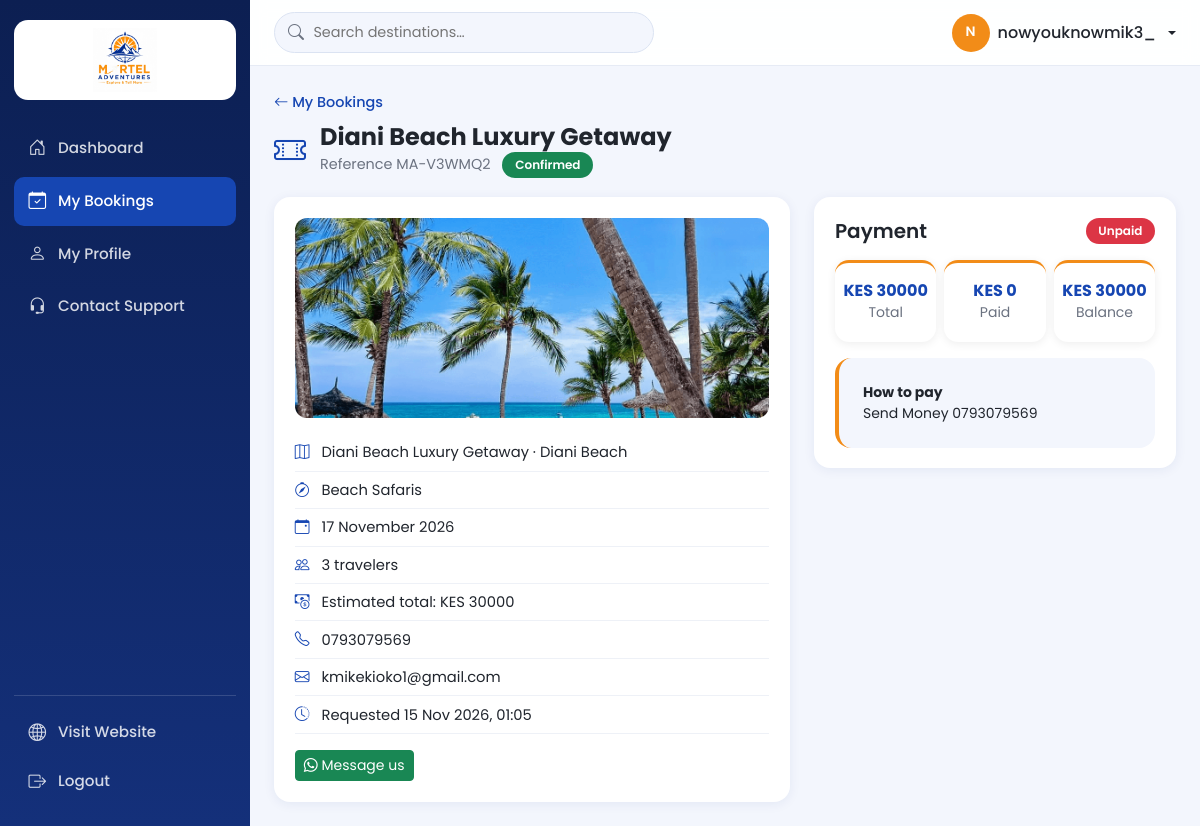
The page /accounts/bookings/MA-V3WMQ2/ (signed in) on the database its author committed.
### apps/bookings/models.py (models this page shows, shortened)
class Booking(models.Model):
    STATUS_CHOICES = [
        ('pending', 'Pending'),
        ('confirmed', 'Confirmed'),
        ('cancelled', 'Cancelled'),
        ('completed', 'Completed'),
    ]
    reference = models.CharField(max_length=12, unique=True, editable=False, blank=True)
    user = models.ForeignKey(settings.AUTH_USER_MODEL, null=True, blank=True,
                             on_delete=models.SET_NULL, related_name='bookings')
    package = models.ForeignKey('tours.Package', null=True, blank=True,
                                on_delete=models.SET_NULL, related_name='bookings')
    service = models.ForeignKey('tours.Service', null=True, blank=True, on_delete=models.SET_NULL)
    full_name = models.CharField(max_length=100)
    phone = models.CharField(max_length=30)
    email = models.EmailField(blank=True)
    travel_date = models.DateField()
    travelers = models.PositiveIntegerField(default=1)
    special_requests = models.TextField(blank=True)
    total_price = models.DecimalField(max_digits=12, decimal_places=2, null=True, blank=True,
                                      help_text='Estimated total (KES). You can adjust it after agreeing a final price.')
    status = models.CharField(max_length=10, choices=STATUS_CHOICES, default='pending')
    confirmed_at = models.DateTimeField(null=True, blank=True, editable=False)
    created_at = models.DateTimeField(auto_now_add=True)
    updated_at = models.DateTimeField(auto_now=True)
    class Meta:
        ordering = ['-created_at']
    @property
    def amount_paid(self):
        total = self.payments.filter(status='completed').aggregate(total=Sum('amount'))['total']
        return total or Decimal('0')
    @property
    def balance(self):
        if self.total_price is None:
            return None
        return self.total_price - self.amount_paid
    @property
    def payment_status(self):
        paid = self.amount_paid
        if paid <= 0:
            return 'unpaid'
        if self.total_price and paid >= self.total_price:
            return 'paid'
        return 'partial'
    @property
    def display_title(self):
        if self.package:
            return self.package.title
        if self.service:
            return self.service.name
        return 'Custom booking'
    @property
    def cover_image(self):
        if self.package and self.package.cover_image:
            return self.package.cover_image
        if self.service and self.service.image:
            return self.service.image
        return None

### apps/tours/models.py (models this page shows, shortened)
class Package(models.Model):
    title = models.CharField(max_length=150)
    slug = models.SlugField(unique=True)
    destination = models.ForeignKey(Destination, on_delete=models.CASCADE, related_name='packages')
    service = models.ForeignKey(Service, on_delete=models.SET_NULL, null=True, blank=True)
    description = models.TextField()
    duration_days = models.PositiveIntegerField(default=1)
    price = models.DecimalField(max_digits=10, decimal_places=2, help_text='Price per person (KES)')
    slots_available = models.PositiveIntegerField(default=0)
    is_available = models.BooleanField(default=True)
    is_featured = models.BooleanField(default=False)
    cover_image = models.ImageField(upload_to='packages/')

class Destination(models.Model):
    name = models.CharField(max_length=100)
    slug = models.SlugField(unique=True)
    region = models.CharField(max_length=100, blank=True)
    description = models.TextField()
    image = models.ImageField(upload_to='destinations/')
    is_featured = models.BooleanField(default=False)

class Service(models.Model):
    name = models.CharField(max_length=100)
    description = models.TextField()
    image = models.ImageField(upload_to='services/', blank=True)
    is_active = models.BooleanField(default=True)

### apps/accounts/views.py (the view)
# urls.py: path('bookings/<str:reference>/', views.booking_detail, name='booking_detail'),
@login_required
def booking_detail(request, reference):
    booking = get_object_or_404(Booking, reference=reference, user=request.user)
    return render(request, 'accounts/booking_detail.html', {'booking': booking})

### apps/core/context_processors.py (called while the page is built)
def site_info(request):
    return {
        'SITE': {
            'name': 'MORTEL ADVENTURES',
            'tagline': 'explore & tell more',
            'about': 'Your gateway to thrilling travel experiences, breathtaking destinations and unforgettable memories.',
            'phone1': '0791818170',
            'phone2': '0711191480',
            'email': 'morteladventures@gmail.com',
            'whatsapp': '254793079569',
            'address': '50504-00100',
            'hours': 'Mon–Sat: 8:00 AM – 6:00 PM',
            'map_query': 'Imara Daima, Nairobi, Kenya',
            'facebook': '#', 'instagram': '#', 'tiktok': '#',
            'payment_info': 'Send Money 0793079569',
        },
        'footer_services': Service.objects.filter(is_active=True)[:5],
    }

### apps/accounts/templates/accounts/booking_detail.html (shortened to what this page needs)
{% extends 'account_base.html' %}
{% block account_content %}
<a href="{% url 'accounts:bookings' %}" class="back-link"><i class="bi bi-arrow-left"></i> My Bookings</a>
<div class="acct-heading">
  <i class="bi bi-ticket-perforated"></i>
  <div>
    <h1>{{ booking.display_title }}</h1>
    <p>Reference {{ booking.reference }} <span class="status-pill status-{{ booking.status }} ms-2">{{ booking.get_status_display }}</span></p>
  </div>
</div>
<div class="row g-4">
  <div class="col-lg-7">
    <div class="acct-card">
      {% if booking.cover_image %}<img src="{{ booking.cover_image.url }}" alt="{{ booking.display_title }}" class="detail-banner">{% endif %}
      <ul class="meta-list">
        {% if booking.package %}<li><i class="bi bi-map"></i> {{ booking.package.title }} · {{ booking.package.destination.name }}</li>{% endif %}
        {% if booking.service %}<li><i class="bi bi-compass"></i> {{ booking.service.name }}</li>{% endif %}
        <li><i class="bi bi-calendar-event"></i> {{ booking.travel_date|date:"j F Y" }}</li>
        <li><i class="bi bi-people"></i> {{ booking.travelers }} traveler{{ booking.travelers|pluralize }}</li>
        {% if booking.total_price %}<li><i class="bi bi-cash-coin"></i> Estimated total: KES {{ booking.total_price|floatformat:0 }}</li>{% endif %}
        <li><i class="bi bi-telephone"></i> {{ booking.phone }}</li>
        {% if booking.email %}<li><i class="bi bi-envelope"></i> {{ booking.email }}</li>{% endif %}
        <li><i class="bi bi-clock-history"></i> Requested {{ booking.created_at|date:"j M Y, H:i" }}</li>
      </ul>
      <div class="d-flex gap-2 flex-wrap mt-3">
        <a href="https://wa.me/{{ SITE.whatsapp }}?text=Hello%2C%20my%20booking%20reference%20is%20{{ booking.reference }}"
           target="_blank" rel="noopener" class="btn btn-success btn-sm"><i class="bi bi-whatsapp"></i> Message us</a>
      </div>
    </div>
  </div>
  <div class="col-lg-5">
    <div class="acct-card">
      <div class="d-flex justify-content-between align-items-center mb-3">
        <h5 class="acct-card-title mb-0">Payment</h5>
        <span class="status-pill pay-{{ booking.payment_status }}">{{ booking.payment_status|title }}</span>
      </div>
      <div class="row g-2 text-center">
        <div class="col-4"><div class="stat-card"><h3 class="fs-6">{% if booking.total_price %}KES {{ booking.total_price|floatformat:0 }}{% else %}—{% endif %}</h3><small>Total</small></div></div>
        <div class="col-4"><div class="stat-card"><h3 class="fs-6">KES {{ booking.amount_paid|floatformat:0 }}</h3><small>Paid</small></div></div>
        <div class="col-4"><div class="stat-card"><h3 class="fs-6">{% if booking.balance is not None %}KES {{ booking.balance|floatformat:0 }}{% else %}—{% endif %}</h3><small>Balance</small></div></div>
      </div>
      {% if booking.status == 'confirmed' and booking.payment_status != 'paid' %}
      <div class="help-card mt-3 small"><strong>How to pay</strong><br>{{ SITE.payment_info }}</div>
      {% elif booking.status == 'pending' %}
      <p class="small text-muted mt-3 mb-0">We'll share payment details once your booking is confirmed.</p>
      {% endif %}
    </div>
  </div>
</div>
{% endblock %}

### templates/account_base.html (shortened to what this page needs)
{% load static %}
<!DOCTYPE html>
<html lang="en">
<head>
  <link href="https://cdn.jsdelivr.net/npm/bootstrap@5.3.3/dist/css/bootstrap.min.css" rel="stylesheet">
  <link href="https://cdn.jsdelivr.net/npm/bootstrap-icons@1.11.3/font/bootstrap-icons.min.css" rel="stylesheet">
  <link rel="stylesheet" href="{% static 'css/style.css' %}">
</head>
<body class="acct-body">
<aside class="acct-sidebar d-none d-lg-flex">
  <a href="{% url 'core:home' %}" class="acct-logo" aria-label="MORTEL ADVENTURES home">
    <img src="{% static 'images/logo.jpeg' %}" alt="MORTEL ADVENTURES">
  </a>
  {% include 'partials/_account_nav.html' %}
</aside>
<div class="acct-main">
  <header class="acct-topbar">
    <form class="acct-search d-none d-md-flex" action="{% url 'tours:packages' %}" method="get" role="search">
      <i class="bi bi-search"></i>
      <input type="search" name="q" placeholder="Search destinations…" aria-label="Search destinations">
    </form>
    <div class="dropdown ms-auto">
      <a class="account-toggle dropdown-toggle" href="#" role="button" data-bs-toggle="dropdown" aria-expanded="false">
        {% include 'partials/_avatar.html' %}
        <span class="d-none d-sm-inline">{{ user.get_full_name|default:user.username }}</span>
      </a>
    </div>
  </header>
  <main class="acct-content">
    {% block account_content %}{% endblock %}
  </main>
</div>
</body>
</html>

### templates/partials/_avatar.html
<span class="avatar {{ extra_class }}">
  {% if user.profile.photo %}<img src="{{ user.profile.photo.url }}" alt="">{% else %}{% if user.first_name %}{{ user.first_name|slice:":1"|upper }}{{ user.last_name|slice:":1"|upper }}{% else %}{{ user.username|slice:":1"|upper }}{% endif %}{% endif %}
</span>

### static/css/style.css (style rules this page uses)
img { max-width: 100% }
:root { --orange:#F28C18; --blue:#1646B2; --charcoal:#20252D; --soft:#f3f6fd; }
body { font-family:'Poppins',sans-serif; color:var(--charcoal); }
.meta-list { list-style: none; padding: 0; margin: 0; font-size: .92rem; }
.meta-list li { padding: .45rem 0; border-bottom: 1px solid #eef1f7; }
.meta-list i { color: var(--blue); margin-right: 8px; }
.help-card { background: var(--soft); border-radius: 16px; padding: 1.5rem; border-left: 4px solid var(--orange); }
.stat-card { background: #fff; border-radius: 14px; padding: 1.1rem .5rem; text-align: center; box-shadow: 0 2px 10px rgba(0,0,0,.07); border-top: 3px solid var(--orange); }
.stat-card h3 { color: var(--blue); font-weight: 700; margin: 0; }
.stat-card small { color: #6b7280; }
.status-pill { display: inline-block; font-size: .75rem; font-weight: 600; padding: .25rem .8rem; border-radius: 50px; color: #fff; }
.status-confirmed { background: #198754; }
.pay-unpaid { background: #dc3545; }
.avatar { display: inline-grid; place-items: center; width: 38px; height: 38px; border-radius: 50%; background: var(--orange); color: #fff; font-weight: 600; font-size: .85rem; overflow: hidden; flex-shrink: 0; }
.account-toggle { display: inline-flex; align-items: center; gap: .5rem; color: var(--charcoal); font-weight: 500; text-decoration: none; }
.acct-body { background: #f3f6fd; min-height: 100vh; font-family: 'Poppins', sans-serif; color: var(--charcoal); }
.acct-sidebar { position: fixed; top: 0; bottom: 0; left: 0; width: 250px; z-index: 100; flex-direction: column; padding: 20px 14px; background: linear-gradient(180deg, #0c1f52 0%, #14307a 100%); }
.acct-logo { display: block; background: #fff; border-radius: 14px; padding: 8px; margin-bottom: 24px; text-align: center; }
.acct-logo img { height: 64px; width: auto; max-width: 100%; }
.acct-main { min-height: 100vh; }
@media (min-width: 992px) { .acct-main { margin-left: 250px; } }
.acct-topbar { position: sticky; top: 0; z-index: 90; display: flex; align-items: center; gap: 16px; padding: 12px 24px; background: rgba(255,255,255,.92); backdrop-filter: blur(8px); border-bottom: 1px solid #e6ebf5; }
.acct-search { position: relative; flex: 0 1 380px; }
.acct-search i { position: absolute; left: 14px; top: 50%; transform: translateY(-50%); color: #6b7280; }
.acct-search input { width: 100%; padding: .55rem 1rem .55rem 2.4rem; border: 1px solid #dbe3f2; border-radius: 50px; background: var(--soft); font-size: .9rem; }
.acct-content { padding: 24px; }
.acct-card { background: #fff; border-radius: 16px; padding: 1.3rem; box-shadow: 0 2px 12px rgba(20,48,122,.07); }
.acct-card-title { font-weight: 600; }
.acct-heading { display: flex; align-items: center; gap: 14px; margin-bottom: 1.2rem; }
.acct-heading > i { font-size: 2rem; color: var(--blue); }
.acct-heading h1 { font-size: 1.5rem; font-weight: 700; margin: 0; }
.acct-heading p { margin: 0; color: #6b7280; font-size: .9rem; }
.back-link { display: inline-block; margin-bottom: .6rem; color: var(--blue); text-decoration: none; font-weight: 500; font-size: .9rem; }
.detail-banner { width: 100%; height: 200px; object-fit: cover; border-radius: 12px; margin-bottom: 1rem; }

### rows shown on the page
Booking: display_title "Diani Beach Luxury Getaway", reference "MA-V3WMQ2", status "Confirmed", cover_image (picture), package "Diani Beach Luxury Getaway", package.destination.name "Diani Beach", service.name "Beach Safaris", travel_date "17 November 2026", travelers "3", total_price "30000", phone "0793079569", email "kmikekioko1@gmail.com", created_at "15 Nov 2026, 01:05", payment_status "Unpaid", amount_paid "0", balance "30000"

### other values the page prints
{{ user.username|slice:":1"|upper }} "N"
{{ user.get_full_name|default:user.username }} "nowyouknowmik3_"
{{ SITE.payment_info }} "Send Money 0793079569"
